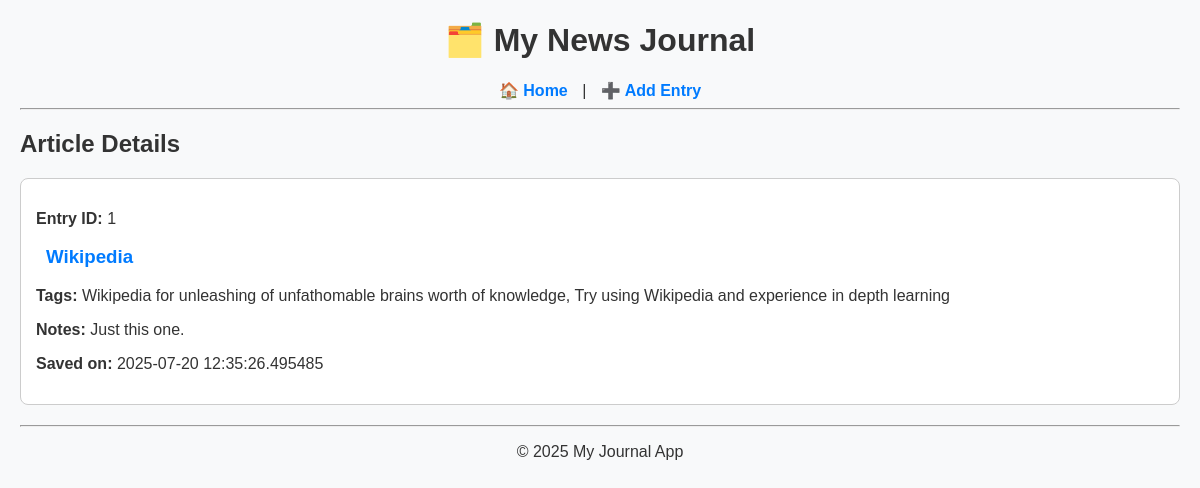
The page /details/1 on the database its author committed.
### tables this page shows
CREATE TABLE entries (
    id INTEGER PRIMARY KEY AUTOINCREMENT,
    url TEXT NOT NULL,
    title TEXT,
    tags TEXT,
    notes TEXT,
    timestamp DATETIME DEFAULT CURRENT_TIMESTAMP
);

### app.py (the view)
@app.route("/details/<int:entry_id>")
def article_details(entry_id):
     entry = get_entry_by_id(entry_id)    # fetch from db
     if entry:
          return render_template("details.html", entry=entry)
     return redirect(url_for("index"))

### helpers.py (called while the page is built)
def get_db_connection():
    conn = sqlite3.connect('journal.db')     # Step 1: Open connection to DB file
    conn.row_factory = sqlite3.Row           # Step 2: Configure rows to act like dictionaries
    return conn                              # Step 3: Give the connection back to caller

def get_entry_by_id(entry_id):
    conn = get_db_connection()
    entry = conn.execute("SELECT * FROM entries WHERE id = ?", (entry_id,)).fetchone()
    conn.close()
    return entry

### templates/details.html
{% extends "layout.html" %}
{% block content %}
    <h2>Article Details</h2>
    <div class="entry">
        <p><strong>Entry ID:</strong> {{ entry['id'] }}</p>
        <h3><a href="{{ entry['url'] }}" target="_blank">{{ entry['title'] }}</a></h3>
        <p><strong>Tags:</strong> {{ entry['tags'] }}</p>
        <p><strong>Notes:</strong> {{ entry['notes'] }}</p>
        <p><strong>Saved on:</strong> {{ entry['timestamp'] }}</p>
    </div>
{% endblock %}

### static/styles.css (style rules this page uses)
body { font-family: Arial, sans-serif; background-color: #f8f9fa; margin: 0; padding: 0 20px; color: #333; }
a { color: #007bff; text-decoration: none; font-weight: bold; margin: 0 10px; }
.entry { border: 1px solid #ccc; padding: 15px; margin-bottom: 20px; border-radius: 8px; background-color: white; }

### rows shown on the page
entries: id "1", title "Wikipedia", tags "Wikipedia for unleashing of unfathomable brains worth of knowledge, Try using Wikipedia and experience in depth learning", notes "Just this one.", timestamp "2025-07-20 12:35:26.495485"
